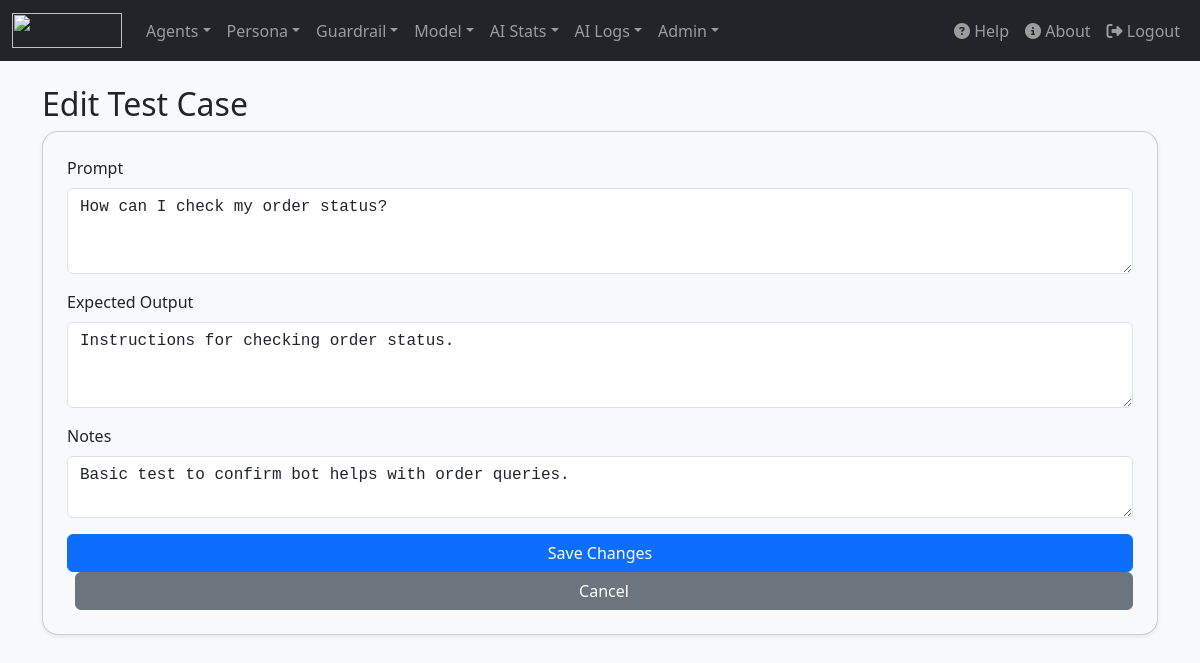
Page /edit_test_case.php?id=2 (signed in) on the committed database.
### tables this page shows
CREATE TABLE IF NOT EXISTS `test_cases` (
  `id` int(11) NOT NULL AUTO_INCREMENT,
  `type` enum('persona','guardrail','agent','model') NOT NULL,
  `reference_id` int(11) NOT NULL,
  `version` varchar(20) DEFAULT NULL,
  `test_name` varchar(255) NOT NULL,
  `input` text NOT NULL,
  `expected_output` text NOT NULL,
  `notes` text DEFAULT NULL,
  `last_run` datetime DEFAULT NULL,
  `last_result` enum('pass','fail','error') DEFAULT NULL,
  `last_log` text DEFAULT NULL,
  `created_by` varchar(255) DEFAULT NULL,
  `created_at` datetime DEFAULT current_timestamp(),
  `updated_at` datetime DEFAULT current_timestamp() ON UPDATE current_timestamp(),
  `result` text DEFAULT NULL,
  `yaml_file` varchar(255) DEFAULT NULL,
  `yaml_dir` varchar(255) DEFAULT NULL,
  PRIMARY KEY (`id`),
  KEY `idx_type_ref` (`type`,`reference_id`)
);

### public/edit_test_case.php (the view, shortened to what this page needs)
<?php
require __DIR__ . '/../app/controllers/db.php';
$id = $_GET['id'] ?? null;
$stmt = $pdo->prepare("SELECT * FROM test_cases WHERE id = ?");
$stmt->execute([$id]);
$test = $stmt->fetch(PDO::FETCH_ASSOC);
?>
<?php include 'includes/layout.php'; ?>
<div class="container mt-4">
  <h2>Edit Test Case</h2>
  <form method="POST" class="card p-4 shadow-sm bg-light">
    <div class="mb-3">
      <label class="form-label">Prompt</label>
      <textarea name="input" class="form-control" rows="3" required><?= htmlspecialchars($test['input'] ?? '') ?></textarea>
    </div>
    <div class="mb-3">
      <label class="form-label">Expected Output</label>
      <textarea name="expected_output" class="form-control" rows="3" required><?= htmlspecialchars($test['expected_output'] ?? '') ?></textarea>
    </div>
    <div class="mb-3">
      <label class="form-label">Notes</label>
      <textarea name="notes" class="form-control" rows="2"><?= htmlspecialchars($test['notes'] ?? '') ?></textarea>
    </div>
    <button type="submit" class="btn btn-primary">Save Changes</button>
    <a href="test_case_admin.php" class="btn btn-secondary ms-2">Cancel</a>
  </form>
</div>

### public/includes/layout.php (style rules this page uses)
body { background-color: #f8f9fa; }
.card { border-radius: 1rem; box-shadow: 0 4px 10px rgba(0, 0, 0, 0.1); }
textarea { font-family: monospace; font-size: 0.9rem; }

### rows in the picture
test_cases: input "How can I check my order status?", expected_output "Instructions for checking order status.", notes "Basic test to confirm bot helps with order queries."
